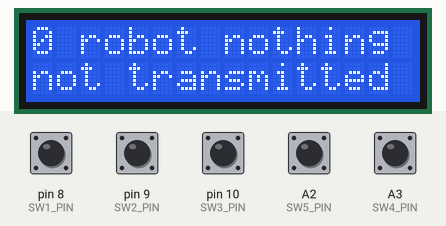
Simulated run of this sketch. Board: Arduino Uno, built with avr-gcc and run on an emulated ATmega328P. Parts: 16×2 character LCD. The test bench sets the inputs (shaded band); at power-on: A2 (SW5_PIN), A3 (SW4_PIN), pin 8 (SW1_PIN), pin 9 (SW2_PIN), pin 10 (SW3_PIN) HIGH. No radio packets arrive unless stated; what the sketch prints to the serial monitor is not drawn.

Above: at 1.2 s.
1.3 s: pin 8 (SW1_PIN) pulled LOW for 0.15 s
At 2.5 s:
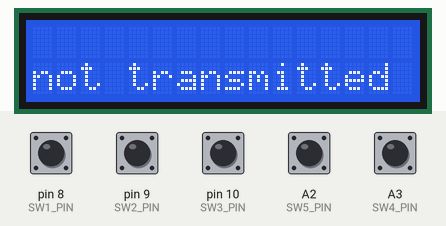
2.9 s: pin 9 (SW2_PIN) pulled LOW for 0.15 s
At 4.0 s:
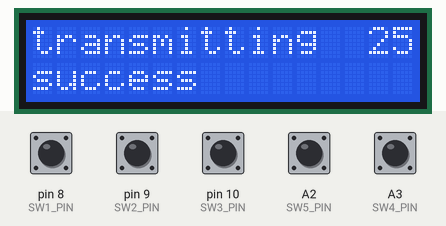
4.5 s: pin 8 (SW1_PIN) pulled LOW for 1 s
At 5.5 s:
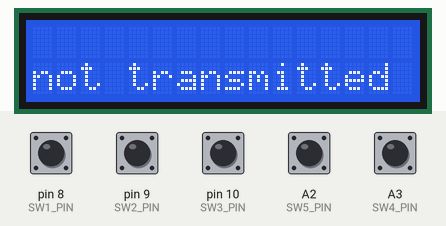
7.0 s: pin 10 (SW3_PIN) pulled LOW for 0.15 s
At 8.2 s:
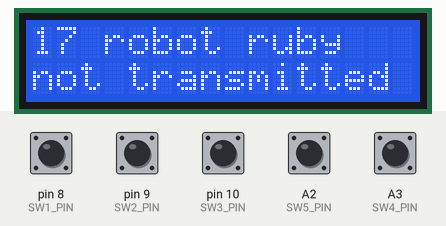
8.6 s: pin 8 (SW1_PIN) pulled LOW for 0.15 s
At 9.8 s:
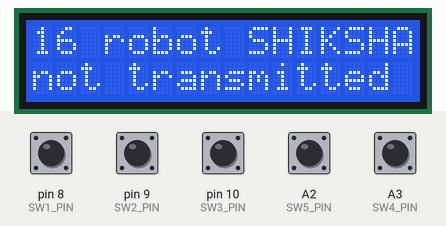
10.2 s: pin 8 (SW1_PIN) pulled LOW for 0.15 s
At 11.3 s:
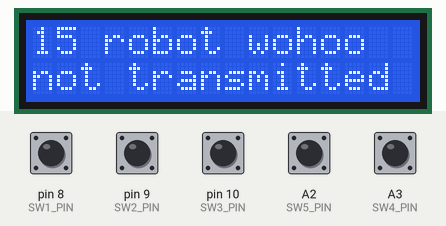
Timing chart, 0 to 12.8 s (numbered marks = the images above; inputs shaded):
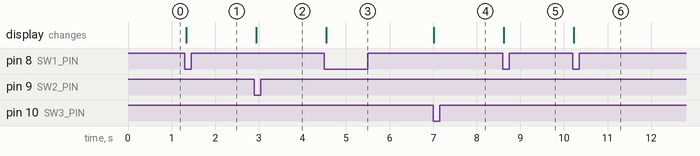

The sketch:

code.ino
```cpp
            /*
               Using the nRF24L01 radio module to communicate
               between two Arduinos with much increased reliability following
               various tutorials, conversations, and studying the nRF24L01 datasheet
               and the library reference.

               Transmitter is
               https://github.com/michaelshiloh/resourcesForClasses/tree/master/kicad/Arduino_Shield_RC_Controller

              Receiver is
              https://github.com/instituteforcriticalrobotics/instituteforcriticalrobotics.github.io/tree/main/kicad/nRF_Mega

               This file contains code for both transmitter and receiver.
               Transmitter at the top, receiver at the bottom.
               One of them is commented out.

               These sketches require the RF24 library by TMRh20
               Documentation here: https://nrf24.github.io/RF24/index.html

               change log

               11 Oct 2023 - ms - initial entry based on
                              rf24PerformingRobotsTemplate
               26 Oct 2023 - ms - revised for new board: nRF_Servo_Mega rev 2
               28 Oct 2023 - ms - add demo of NeoMatrix, servo, and Music Maker Shield
            */

            // Common code
            //

            // Common pin usage
            // Note there are additional pins unique to transmitter or receiver
            //

            // nRF24L01 uses SPI which is fixed
            // on pins 11, 12, and 13 on the Uno
            // and on pins 50, 51, and 52 on the Mega

            // It also requires two other signals
            // (CE = Chip Enable, CSN = Chip Select Not)
            // Which can be any pins:

            // For the transmitter
            const int NRF_CE_PIN = A4, NRF_CSN_PIN = A5;

            // for the receiver
            //const int NRF_CE_PIN = A11, NRF_CSN_PIN = A15;

            // In summary,
            // nRF 24L01 pin    Uno Mega   name
            //          1                     GND
            //          2                     3.3V
            //          3       9   A11       CE
            //          4       10  A15       CSN
            //          5       13  SCLK
            //          6       11  MOSI/COPI
            //          7       12  MISO/CIPO

            #include <SPI.h>
            #include <nRF24L01.h>
            #include <RF24.h>
            RF24 radio(NRF_CE_PIN, NRF_CSN_PIN);  // CE, CSN

            //#include <printf.h>  // for debugging

            // See note in rf24Handshaking about address selection
            //

            // Channel and address allocation:
            // Fatema, Jannah: Channel 30, addr = 0x76
            // Andres, Ryan: Channel 40, addr = 0x73
            // Nouf, Shaikha:  Channel 50, addr = 0x7C
            // Aadhar, Shanaia: Channel 60, addr = 0xC6
            // Akhat, Yunho:  Channel 70, addr = 0xC3
            // Aakif, Marta: Channel 80, addr = 0xCC
            // Yerk, Hamad: Channel 90, addr = 0x33
            const byte addr = 0x76;             // change as per the above assignment
            const int RF24_CHANNEL_NUMBER = 30;  // change as per the above assignment

            // Do not make changes here
            const byte xmtrAddress[] = { addr, addr, 0xC7, 0xE6, 0xCC };
            const byte rcvrAddress[] = { addr, addr, 0xC7, 0xE6, 0x66 };

            const int RF24_POWER_LEVEL = RF24_PA_LOW;

            // global variables
            uint8_t pipeNum;
            unsigned int totalTransmitFailures = 0;

            struct DataStruct {
              uint8_t stateNumber;
            };
            DataStruct data;

            void setupRF24Common() {

              // RF24 setup
              if (!radio.begin()) {
                Serial.println(F("radio  initialization failed"));
                while (1)
                  ;
              } else {
                Serial.println(F("radio successfully initialized"));
              }

              radio.setDataRate(RF24_250KBPS);
              radio.setChannel(RF24_CHANNEL_NUMBER);
              radio.setPALevel(RF24_POWER_LEVEL);
            }

            // Transmitter code

            // Transmitter pin usage
            const int LCD_RS_PIN = 3, LCD_EN_PIN = 2, LCD_D4_PIN = 4, LCD_D5_PIN = 5, LCD_D6_PIN = 6, LCD_D7_PIN = 7;
            const int SW1_PIN = 8, SW2_PIN = 9, SW3_PIN = 10, SW4_PIN = A3, SW5_PIN = A2;

            // LCD library code
            #include <LiquidCrystal.h>

            // initialize the library with the relevant pins
            LiquidCrystal lcd(LCD_RS_PIN, LCD_EN_PIN, LCD_D4_PIN, LCD_D5_PIN, LCD_D6_PIN, LCD_D7_PIN);


            const int NUM_OF_STATES = 18;
            char *theStates[] = {"0 robot nothing",
                                 "1 robot line1",
                                 "2 robot line2",
                                 "3 robot line3",
                                 "4 robot line4",
                                 "5 robot line5",
                                 "6 robot line6",
                                 "7 robot line7",
                                 "8 robot line8",
                                 "9 robot line9",
                                 "10 robot line10",
                                 "11 robot monologue",
                                 "12 robot alejandro",
                                 "13 robot agreed",
                                 "14 robot GASP",
                                 "15 robot wohoo",
                                 "16 robot SHIKSHAK",
                                 "17 robot ruby",
                                };

            void updateLCD() {

              lcd.clear();
              lcd.print(theStates[data.stateNumber]);
              lcd.setCursor(0, 1); // column, line (from 0)
              lcd.print("not transmitted yet");
            }

            void countDown() {
              if (--data.stateNumber < 0) {
                data.stateNumber = 0;
              }
              updateLCD();
            }

            void countUp() {
              if (++data.stateNumber >= NUM_OF_STATES) {
                data.stateNumber = NUM_OF_STATES-1;
              }
              updateLCD();
            }


            void stopYamma() {}
            void spare2() {}

            void rf24SendData() {

              radio.stopListening(); // go into transmit mode
              // The write() function will block
              // until the message is successfully acknowledged by the receiver
              // or the timeout/retransmit maxima are reached.
              int retval = radio.write(&data, sizeof(data));

              lcd.clear();
              lcd.setCursor(0, 0); // column, line (from 0)
              lcd.print("transmitting");
              lcd.setCursor(14, 0); // column, line (from 0)
              lcd.print(data.stateNumber);

              Serial.print(F(" ... "));
              if (retval) {
                Serial.println(F("success"));
                lcd.setCursor(0, 1); // column, line (from 0)
                lcd.print("success");
              } else {
                totalTransmitFailures++;
                Serial.print(F("failure, total failures = "));
                Serial.println(totalTransmitFailures);

                lcd.setCursor(0, 1); // column, line (from 0)
                lcd.print("error, total=");
                lcd.setCursor(13, 1); // column, line (from 0)
                lcd.print(totalTransmitFailures);
              }
            }

            class Button
            {
                int pinNumber;
                bool previousState;
                void(* buttonFunction)();
              public:

                // Constructor
                Button(int pn, void* bf) {
                  pinNumber = pn;
                  buttonFunction = bf;
                  previousState = 1;
                }

                // update the button
                void update() {
                  bool currentState = digitalRead(pinNumber);
                  if (currentState == LOW && previousState == HIGH) {
                    Serial.print("button on pin ");
                    Serial.print(pinNumber);
                    Serial.println();
                    buttonFunction();
                  }
                  previousState = currentState;
                }
            };

            const int NUMBUTTONS = 5;
            Button theButtons[] = {Button(SW1_PIN, countDown),
                                   Button(SW2_PIN, rf24SendData),
                                   Button(SW3_PIN, countUp),
                                   Button(SW4_PIN, stopYamma),
                                   Button(SW5_PIN, spare2),
                                  };

            void setupRF24() {

              setupRF24Common();

              // Set us as a transmitter
              radio.openWritingPipe(xmtrAddress);
              radio.openReadingPipe(1, rcvrAddress);

              // radio.printPrettyDetails();
              Serial.println(F("I am a transmitter"));

              data.stateNumber = 0;
            }

            void setup() {
              Serial.begin(9600);

              // set up the LCD's number of columns and rows:
              lcd.begin(16, 2);
              // Print a message to the LCD.
              lcd.print("Radio init ....");

              setupRF24();

              // Initialize the switches
              pinMode(SW1_PIN, INPUT_PULLUP);
              pinMode(SW2_PIN, INPUT_PULLUP);
              pinMode(SW3_PIN, INPUT_PULLUP);
              pinMode(SW4_PIN, INPUT_PULLUP);
              pinMode(SW5_PIN, INPUT_PULLUP);
              lcd.setCursor(0, 1); // column, line (from 0)
              lcd.print("setup() finished");

              updateLCD();
            }


            void loop() {
              for (int i = 0; i < NUMBUTTONS; i++) {
                theButtons[i].update();
              }
              delay(50); // for testing
            }


            void clearData() {
              // set all fields to 0
              data.stateNumber = 0;
            }

            // End of transmitter code
```

Measured:
- after the input at 1.3 s, the display: changes at once (image 1)
- after the input at 2.9 s, the display: changes at once (image 2)
- after the input at 4.5 s, the display: changes after 0.05 s (image 3)
- after the input at 7.0 s, the display: changes at once (image 4)
- after the input at 8.6 s, the display: changes at once (image 5)
- after the input at 10.2 s, the display: changes at once (image 6)
